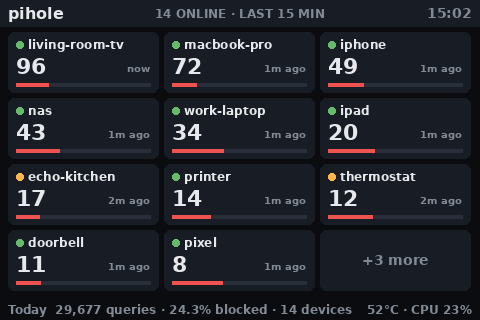

Recreate this plot in Python.
#!/usr/bin/env python3
"""Pi-hole LCD (480x320): who's online. A tile per device active in the last 15 min: queries, blocked share, last seen."""
import time, sqlite3, socket, psutil
from PIL import Image, ImageDraw, ImageFont
from datetime import datetime

# --- CONFIG ---
FB_DEV = "/dev/fb1"
WIDTH, HEIGHT = 480, 320
DB_PATH = "/etc/pihole/pihole-FTL.db"
UPDATE_INTERVAL = 4

# --- SYSTEM ---
def get_ip():
    try:
        s = socket.socket(socket.AF_INET, socket.SOCK_DGRAM)
        s.connect(("8.8.8.8", 80))
        ip = s.getsockname()[0]; s.close(); return ip
    except: return "N/A"

def get_hostname(): return socket.gethostname()

def get_temp():
    try: return int(open("/sys/class/thermal/thermal_zone0/temp").read()) / 1000
    except: return 0

def get_cpu(): return psutil.cpu_percent()

def get_mem(): return psutil.virtual_memory().percent

def get_uptime_short():
    """'12d 7h' when up for days, otherwise '7h 43m'."""
    try:
        t = int(float(open("/proc/uptime").read().split()[0]))
        d, h, m = t // 86400, (t // 3600) % 24, (t // 60) % 60
        return f"{d}d {h}h" if d else f"{h}h {m}m"
    except: return "N/A"

# --- PIHOLE ---
def get_stats():
    try:
        conn = sqlite3.connect(DB_PATH); c = conn.cursor()
        c.execute("""
        SELECT COUNT(*),
               SUM(CASE WHEN status=1 THEN 1 ELSE 0 END),
               SUM(CASE WHEN type=1 THEN 1 ELSE 0 END),
               MAX(timestamp)
        FROM queries
        WHERE timestamp >= strftime('%s','now','start of day');
        """)
        total, blocked, forwarded, last = c.fetchone()

        c.execute("SELECT COUNT(DISTINCT client) FROM queries WHERE timestamp >= strftime('%s','now','start of day');")
        clients = c.fetchone()[0]

        c.execute("""
        SELECT domain FROM queries
        WHERE status=1 AND timestamp >= strftime('%s','now','-1 day')
        GROUP BY domain
        ORDER BY MAX(timestamp) DESC
        LIMIT 7;
        """)
        last_blocked = [row[0] for row in c.fetchall()]
        conn.close()

        return {
            "total": total or 0,
            "blocked": blocked or 0,
            "forwarded": forwarded or 0,
            "blocked_pct": (blocked / total * 100) if total else 0,
            "forwarded_pct": (forwarded / total * 100) if total else 0,
            "clients": clients,
            "last": datetime.fromtimestamp(last).strftime("%H:%M") if last else "N/A",
            "last_blocked": last_blocked,
        }
    except Exception as e:
        print(e); return None

# --- HELPERS ---
def text(draw, x, y, s, c, f): draw.text((x, y), s, fill=c, font=f)

def text_w(draw, s, f): return draw.textbbox((0, 0), s, font=f)[2]

def text_right(draw, x, y, s, c, f): draw.text((x - text_w(draw, s, f), y), s, fill=c, font=f)

def text_center(draw, cx, y, s, c, f): draw.text((cx - text_w(draw, s, f) // 2, y), s, fill=c, font=f)

def fit(draw, s, f, maxw):
    """Trim s with an ellipsis so it fits maxw pixels."""
    if text_w(draw, s, f) <= maxw: return s
    while s and text_w(draw, s + "…", f) > maxw: s = s[:-1]
    return s + "…"

def panel(draw, box, fill, r=6):
    # rounded_rectangle needs Pillow >= 8.2; fall back to square corners
    if hasattr(draw, "rounded_rectangle"): draw.rounded_rectangle(box, radius=r, fill=fill)
    else: draw.rectangle(box, fill=fill)

# --- FONTS ---
FONT_PATH = "/usr/share/fonts/truetype/roboto/Roboto-Bold.ttf"
font_label = ImageFont.truetype(FONT_PATH, 10)
font_small = ImageFont.truetype(FONT_PATH, 12)
font       = ImageFont.truetype(FONT_PATH, 14)
font_title = ImageFont.truetype(FONT_PATH, 16)
font_num   = ImageFont.truetype(FONT_PATH, 22)

# --- ACTIVE DEVICES ---
WINDOW = 15 * 60
GRID_C, GRID_R = 3, 4

def get_devices():
    """Devices seen in the last WINDOW seconds: [(name, queries, blocked, last_ts)], busiest first."""
    try:
        conn = sqlite3.connect(DB_PATH); c = conn.cursor()
        c.execute("""
        SELECT client, COUNT(*), SUM(CASE WHEN status=1 THEN 1 ELSE 0 END), MAX(timestamp)
        FROM queries WHERE timestamp >= ?
        GROUP BY client ORDER BY 2 DESC;
        """, (int(time.time()) - WINDOW,))
        rows = c.fetchall()
        names = {}
        try:
            c.execute("SELECT ip, name FROM client_by_id WHERE name IS NOT NULL AND name != '';")
            names = dict(c.fetchall())
        except sqlite3.Error:
            pass
        conn.close()
        return [(names.get(ip, ip), n, b or 0, ts) for ip, n, b, ts in rows]
    except Exception as e:
        print(e); return []

# --- DRAW ---
BG    = (10, 12, 16)
PANEL = (24, 28, 36)
TRACK = (40, 46, 58)
FG    = (230, 232, 236)
DIM   = (130, 138, 150)
RED   = (239, 83, 80)
GREEN = (102, 187, 106)
AMBER = (255, 183, 77)
GREY  = (90, 96, 108)
HEADER_H, FOOTER_H, M, G = 26, 22, 8, 6

def ago(ts):
    s = max(0, int(time.time() - ts))
    return "now" if s < 60 else f"{s // 60}m ago"

def draw_screen(stats):
    cpu, temp = get_cpu(), get_temp()
    ALERT = cpu > 80 or temp > 70
    devices = get_devices()

    img = Image.new("RGB", (WIDTH, HEIGHT), BG)
    draw = ImageDraw.Draw(img)

    draw.rectangle((0, 0, WIDTH, HEADER_H), fill=RED if ALERT else PANEL)
    text(draw, M, 4, get_hostname(), FG, font_title)
    text_center(draw, WIDTH // 2, 6, f"{len(devices)} ONLINE · LAST 15 MIN", FG if ALERT else DIM, font_small)
    text_right(draw, WIDTH - M, 5, datetime.now().strftime("%H:%M"), FG if ALERT else DIM, font)

    top = HEADER_H + G
    tw = (WIDTH - 2 * M - (GRID_C - 1) * G) // GRID_C
    th = (HEIGHT - top - FOOTER_H - G - (GRID_R - 1) * G) // GRID_R
    shown = devices[:GRID_C * GRID_R]
    if len(devices) > len(shown):                    # last tile says how many more
        shown = shown[:-1]
    for i in range(GRID_C * GRID_R):
        x = M + (i % GRID_C) * (tw + G)
        y = top + (i // GRID_C) * (th + G)
        if i < len(shown):
            name, n, b, ts = shown[i]
            age = time.time() - ts
            dot = GREEN if age < 120 else AMBER if age < 600 else GREY
            panel(draw, (x, y, x + tw, y + th), PANEL)
            draw.ellipse((x + 8, y + 9, x + 15, y + 16), fill=dot)
            text(draw, x + 20, y + 5, fit(draw, name, font_small, tw - 28), FG, font_small)
            text(draw, x + 8, y + 21, f"{n:,}", FG, font_num)
            text_right(draw, x + tw - 8, y + 30, ago(ts), DIM, font_label)
            pct = b / n if n else 0
            bx0, bx1, by = x + 8, x + tw - 8, y + th - 9
            draw.rectangle((bx0, by, bx1, by + 3), fill=TRACK)
            if b:
                draw.rectangle((bx0, by, bx0 + max(2, int((bx1 - bx0) * pct)), by + 3), fill=RED)
        elif i == len(shown) and len(devices) > len(shown):
            panel(draw, (x, y, x + tw, y + th), PANEL)
            text_center(draw, x + tw // 2, y + th // 2 - 8, f"+{len(devices) - len(shown)} more", DIM, font)
        else:
            draw.rectangle((x, y, x + tw, y + th), outline=PANEL)
    if not devices:
        text_center(draw, WIDTH // 2, HEIGHT // 2 - 10, "no devices in the last 15 minutes", DIM, font)

    fy = HEIGHT - FOOTER_H + 4
    if stats:
        text(draw, M, fy, f"Today  {stats['total']:,} queries · {stats['blocked_pct']:.1f}% blocked · "
             f"{stats['clients']} devices", DIM, font_small)
    text_right(draw, WIDTH - M, fy, f"{temp:.0f}°C · CPU {cpu:.0f}%", RED if ALERT else DIM, font_small)
    return img

# --- FB ---
from PIL import ImageChops

# RGB565 split into its high and low byte, per channel (lookup tables)
_R_HI = [v & 0xF8 for v in range(256)]
_G_HI = [v >> 5 for v in range(256)]
_G_LO = [(v & 0x1C) << 3 for v in range(256)]
_B_LO = [v >> 3 for v in range(256)]
FB_REFRESH = 60          # rewrite an unchanged frame at least this often (seconds)
_last_frame, _last_write = None, 0.0

def write_fb(img):
    """Send img to the framebuffer as little-endian RGB565 in a single write.
    Unchanged frames are skipped (but rewritten every FB_REFRESH seconds)."""
    global _last_frame, _last_write
    r, g, b = img.convert("RGB").split()
    hi = ImageChops.add(r.point(_R_HI), g.point(_G_HI))
    lo = ImageChops.add(g.point(_G_LO), b.point(_B_LO))
    frame = Image.merge("LA", (lo, hi)).tobytes()
    if frame == _last_frame and time.time() - _last_write < FB_REFRESH:
        return
    with open(FB_DEV, "wb") as f:
        f.write(frame)
    _last_frame, _last_write = frame, time.time()

# --- CPU SAVING ---
# Pi-hole numbers change slowly: query the database at most every STATS_TTL
# seconds and reuse the result for the frames in between.
STATS_TTL = 30

def _every(seconds, fn):
    cache = {"t": 0.0, "v": None}
    def wrapper(*args):
        if cache["v"] is None or time.time() - cache["t"] >= seconds:
            cache["v"], cache["t"] = fn(*args), time.time()
        return cache["v"]
    return wrapper

get_stats = _every(STATS_TTL, get_stats)
get_devices = _every(STATS_TTL, get_devices)

# --- LOOP ---
if __name__ == "__main__":
    while True:
        write_fb(draw_screen(get_stats()))
        time.sleep(UPDATE_INTERVAL)
